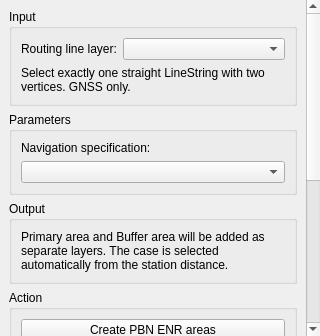
<?xml version="1.0" encoding="UTF-8"?>
<ui version="4.0">
 <class>QPANSOPYPBNEnrouteGNSSDockWidget</class>
 <widget class="QDockWidget" name="QPANSOPYPBNEnrouteGNSSDockWidget">
  <property name="windowTitle"><string>ENR — PBN GNSS (straight)</string></property>
  <property name="minimumSize"><size><width>320</width><height>260</height></size></property>
  <widget class="QWidget" name="dockWidgetContents">
   <layout class="QVBoxLayout" name="dockLayout">
    <property name="leftMargin"><number>0</number></property>
    <property name="topMargin"><number>0</number></property>
    <property name="rightMargin"><number>0</number></property>
    <property name="bottomMargin"><number>0</number></property>
    <item>
     <widget class="QScrollArea" name="formScrollArea">
      <property name="widgetResizable"><bool>true</bool></property>
      <property name="frameShape"><enum>QFrame::NoFrame</enum></property>
      <property name="verticalScrollBarPolicy"><enum>Qt::ScrollBarAsNeeded</enum></property>
      <widget class="QWidget" name="formContents">
       <layout class="QVBoxLayout" name="formLayout">
        <item><widget class="QGroupBox" name="inputGroup">
         <property name="title"><string>Input</string></property>
         <layout class="QFormLayout" name="inputLayout">
          <item row="0" column="0"><widget class="QLabel" name="vorLayerLabel"><property name="text"><string>Routing line layer:</string></property></widget></item>
          <item row="0" column="1"><widget class="QgsMapLayerComboBox" name="routingLayerComboBox"/></item>
          <item row="1" column="0" colspan="2"><widget class="QLabel" name="selectionHintLabel"><property name="text"><string>Select exactly one straight LineString with two vertices. GNSS only.</string></property><property name="wordWrap"><bool>true</bool></property></widget></item>
         </layout>
        </widget></item>
        <item><widget class="QGroupBox" name="paramsGroup">
         <property name="title"><string>Parameters</string></property>
         <layout class="QVBoxLayout" name="paramsLayout">
          <item><widget class="QLabel" name="specLabel"><property name="text"><string>Navigation specification:</string></property><property name="buddy"><cstring>specComboBox</cstring></property></widget></item>
          <item><widget class="QComboBox" name="specComboBox"/></item>
         </layout>
        </widget></item>
        <item><widget class="QGroupBox" name="outputGroup">
         <property name="title"><string>Output</string></property>
         <layout class="QVBoxLayout" name="outputLayout">
          <item><widget class="QLabel" name="outputDescriptionLabel"><property name="text"><string>Primary area and Buffer area will be added as separate layers. The case is selected automatically from the station distance.</string></property><property name="wordWrap"><bool>true</bool></property></widget></item>
         </layout>
        </widget></item>
        <item><widget class="QGroupBox" name="actionGroup">
         <property name="title"><string>Action</string></property>
         <layout class="QVBoxLayout" name="actionLayout">
          <item><widget class="QPushButton" name="calculateButton"><property name="text"><string>Create PBN ENR areas</string></property></widget></item>
         </layout>
        </widget></item>
        <item><widget class="QGroupBox" name="logGroup">
         <property name="title"><string>Log</string></property>
         <layout class="QVBoxLayout" name="logLayout">
          <item><widget class="QTextEdit" name="logTextEdit"><property name="minimumHeight"><number>90</number></property><property name="readOnly"><bool>true</bool></property></widget></item>
         </layout>
        </widget></item>
        <item><spacer name="verticalSpacer"><property name="orientation"><enum>Qt::Vertical</enum></property><property name="sizeHint" stdset="0"><size><width>20</width><height>20</height></size></property></spacer></item>
       </layout>
      </widget>
     </widget>
    </item>
   </layout>
  </widget>
 </widget>
 <customwidgets><customwidget><class>QgsMapLayerComboBox</class><extends>QComboBox</extends><header>qgsmaplayercombobox.h</header></customwidget></customwidgets>
 <resources/>
 <connections/>
</ui>
